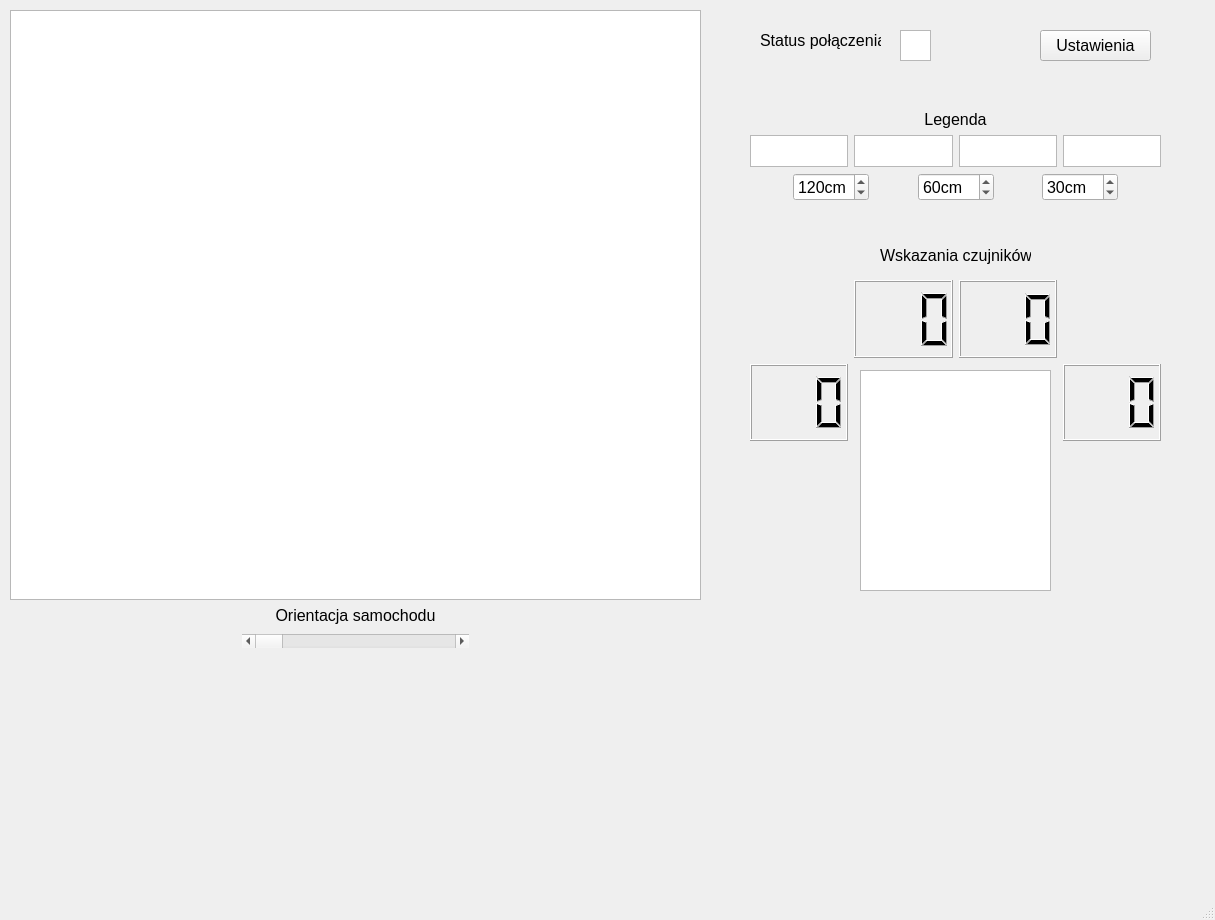
<?xml version="1.0" encoding="UTF-8"?>
<ui version="4.0">
 <class>MainWindow</class>
 <widget class="QMainWindow" name="MainWindow">
  <property name="geometry">
   <rect>
    <x>0</x>
    <y>0</y>
    <width>1215</width>
    <height>920</height>
   </rect>
  </property>
  <property name="sizePolicy">
   <sizepolicy hsizetype="Fixed" vsizetype="Preferred">
    <horstretch>0</horstretch>
    <verstretch>0</verstretch>
   </sizepolicy>
  </property>
  <property name="baseSize">
   <size>
    <width>100</width>
    <height>23</height>
   </size>
  </property>
  <property name="font">
   <font>
    <pointsize>12</pointsize>
    <weight>50</weight>
    <bold>false</bold>
   </font>
  </property>
  <property name="windowTitle">
   <string>MainWindow</string>
  </property>
  <widget class="QWidget" name="centralwidget">
   <widget class="QWidget" name="layoutWidget">
    <property name="geometry">
     <rect>
      <x>10</x>
      <y>10</y>
      <width>691</width>
      <height>641</height>
     </rect>
    </property>
    <layout class="QGridLayout" name="gridLayout">
     <item row="1" column="1">
      <widget class="QLabel" name="label">
       <property name="text">
        <string>Orientacja samochodu</string>
       </property>
       <property name="alignment">
        <set>Qt::AlignCenter</set>
       </property>
      </widget>
     </item>
     <item row="0" column="0" colspan="3">
      <widget class="QGraphicsView" name="graphicsView"/>
     </item>
     <item row="2" column="0">
      <spacer name="horizontalSpacer">
       <property name="orientation">
        <enum>Qt::Horizontal</enum>
       </property>
       <property name="sizeType">
        <enum>QSizePolicy::Fixed</enum>
       </property>
       <property name="sizeHint" stdset="0">
        <size>
         <width>80</width>
         <height>20</height>
        </size>
       </property>
      </spacer>
     </item>
     <item row="2" column="2">
      <spacer name="horizontalSpacer_2">
       <property name="orientation">
        <enum>Qt::Horizontal</enum>
       </property>
       <property name="sizeType">
        <enum>QSizePolicy::Fixed</enum>
       </property>
       <property name="sizeHint" stdset="0">
        <size>
         <width>80</width>
         <height>20</height>
        </size>
       </property>
      </spacer>
     </item>
     <item row="2" column="1">
      <widget class="QScrollBar" name="horizontalScrollBar">
       <property name="maximum">
        <number>360</number>
       </property>
       <property name="orientation">
        <enum>Qt::Horizontal</enum>
       </property>
      </widget>
     </item>
    </layout>
   </widget>
   <widget class="QWidget" name="layoutWidget">
    <property name="geometry">
     <rect>
      <x>750</x>
      <y>280</y>
      <width>411</width>
      <height>161</height>
     </rect>
    </property>
    <layout class="QGridLayout" name="gridLayout_2">
     <item row="1" column="1">
      <widget class="QLCDNumber" name="lcdNumber_CL">
       <property name="digitCount">
        <number>3</number>
       </property>
      </widget>
     </item>
     <item row="2" column="3">
      <widget class="QLCDNumber" name="lcdNumber_P">
       <property name="font">
        <font>
         <pointsize>14</pointsize>
         <weight>75</weight>
         <bold>true</bold>
        </font>
       </property>
       <property name="digitCount">
        <number>3</number>
       </property>
      </widget>
     </item>
     <item row="2" column="0">
      <widget class="QLCDNumber" name="lcdNumber_L">
       <property name="font">
        <font>
         <pointsize>12</pointsize>
         <weight>50</weight>
         <bold>false</bold>
        </font>
       </property>
       <property name="digitCount">
        <number>3</number>
       </property>
       <property name="intValue" stdset="0">
        <number>0</number>
       </property>
      </widget>
     </item>
     <item row="1" column="2">
      <widget class="QLCDNumber" name="lcdNumber_CP">
       <property name="digitCount">
        <number>3</number>
       </property>
      </widget>
     </item>
    </layout>
   </widget>
   <widget class="QGraphicsView" name="graphicsView_2">
    <property name="geometry">
     <rect>
      <x>860</x>
      <y>370</y>
      <width>191</width>
      <height>221</height>
     </rect>
    </property>
    <property name="autoFillBackground">
     <bool>true</bool>
    </property>
    <property name="backgroundBrush">
     <brush brushstyle="NoBrush">
      <color alpha="237">
       <red>255</red>
       <green>0</green>
       <blue>0</blue>
      </color>
     </brush>
    </property>
    <property name="foregroundBrush">
     <brush brushstyle="NoBrush">
      <color alpha="255">
       <red>255</red>
       <green>0</green>
       <blue>0</blue>
      </color>
     </brush>
    </property>
   </widget>
   <widget class="QGraphicsView" name="graphicsView_LED">
    <property name="geometry">
     <rect>
      <x>900</x>
      <y>30</y>
      <width>31</width>
      <height>31</height>
     </rect>
    </property>
   </widget>
   <widget class="QLabel" name="label_4">
    <property name="geometry">
     <rect>
      <x>880</x>
      <y>240</y>
      <width>151</width>
      <height>31</height>
     </rect>
    </property>
    <property name="text">
     <string>Wskazania czujników</string>
    </property>
   </widget>
   <widget class="QLabel" name="label_3">
    <property name="geometry">
     <rect>
      <x>760</x>
      <y>30</y>
      <width>121</width>
      <height>20</height>
     </rect>
    </property>
    <property name="text">
     <string>Status połączenia</string>
    </property>
   </widget>
   <widget class="QPushButton" name="pushButton_Settings">
    <property name="geometry">
     <rect>
      <x>1040</x>
      <y>30</y>
      <width>111</width>
      <height>31</height>
     </rect>
    </property>
    <property name="text">
     <string>Ustawienia</string>
    </property>
   </widget>
   <widget class="QWidget" name="gridLayoutWidget">
    <property name="geometry">
     <rect>
      <x>10</x>
      <y>670</y>
      <width>301</width>
      <height>231</height>
     </rect>
    </property>
    <layout class="QGridLayout" name="gridLayout_4"/>
   </widget>
   <widget class="QWidget" name="gridLayoutWidget_2">
    <property name="geometry">
     <rect>
      <x>310</x>
      <y>670</y>
      <width>301</width>
      <height>231</height>
     </rect>
    </property>
    <layout class="QGridLayout" name="gridLayout_5"/>
   </widget>
   <widget class="QWidget" name="gridLayoutWidget_3">
    <property name="geometry">
     <rect>
      <x>610</x>
      <y>670</y>
      <width>301</width>
      <height>231</height>
     </rect>
    </property>
    <layout class="QGridLayout" name="gridLayout_6"/>
   </widget>
   <widget class="QWidget" name="gridLayoutWidget_4">
    <property name="geometry">
     <rect>
      <x>910</x>
      <y>670</y>
      <width>301</width>
      <height>231</height>
     </rect>
    </property>
    <layout class="QGridLayout" name="gridLayout_7"/>
   </widget>
   <widget class="QWidget" name="verticalLayoutWidget">
    <property name="geometry">
     <rect>
      <x>750</x>
      <y>110</y>
      <width>411</width>
      <height>91</height>
     </rect>
    </property>
    <layout class="QVBoxLayout" name="verticalLayout_2">
     <item>
      <widget class="QLabel" name="label_5">
       <property name="text">
        <string>Legenda</string>
       </property>
       <property name="alignment">
        <set>Qt::AlignCenter</set>
       </property>
      </widget>
     </item>
     <item>
      <layout class="QGridLayout" name="gridLayout_3">
       <property name="sizeConstraint">
        <enum>QLayout::SetDefaultConstraint</enum>
       </property>
       <item row="0" column="6">
        <widget class="QGraphicsView" name="graphicsView_LED_5">
         <property name="sizePolicy">
          <sizepolicy hsizetype="Ignored" vsizetype="Ignored">
           <horstretch>0</horstretch>
           <verstretch>0</verstretch>
          </sizepolicy>
         </property>
         <property name="baseSize">
          <size>
           <width>2</width>
           <height>2</height>
          </size>
         </property>
        </widget>
       </item>
       <item row="0" column="4">
        <widget class="QGraphicsView" name="graphicsView_LED_3">
         <property name="sizePolicy">
          <sizepolicy hsizetype="Ignored" vsizetype="Ignored">
           <horstretch>0</horstretch>
           <verstretch>0</verstretch>
          </sizepolicy>
         </property>
        </widget>
       </item>
       <item row="0" column="5">
        <widget class="QGraphicsView" name="graphicsView_LED_4">
         <property name="sizePolicy">
          <sizepolicy hsizetype="Ignored" vsizetype="Ignored">
           <horstretch>0</horstretch>
           <verstretch>0</verstretch>
          </sizepolicy>
         </property>
        </widget>
       </item>
       <item row="0" column="3">
        <widget class="QGraphicsView" name="graphicsView_LED_2">
         <property name="sizePolicy">
          <sizepolicy hsizetype="Ignored" vsizetype="Expanding">
           <horstretch>0</horstretch>
           <verstretch>0</verstretch>
          </sizepolicy>
         </property>
        </widget>
       </item>
      </layout>
     </item>
     <item>
      <layout class="QGridLayout" name="gridLayout_8">
       <item row="0" column="2">
        <widget class="QSpinBox" name="spinBox">
         <property name="suffix">
          <string>cm</string>
         </property>
         <property name="maximum">
          <number>200</number>
         </property>
         <property name="value">
          <number>120</number>
         </property>
        </widget>
       </item>
       <item row="0" column="7">
        <spacer name="horizontalSpacer_6">
         <property name="orientation">
          <enum>Qt::Horizontal</enum>
         </property>
         <property name="sizeType">
          <enum>QSizePolicy::Expanding</enum>
         </property>
         <property name="sizeHint" stdset="0">
          <size>
           <width>20</width>
           <height>20</height>
          </size>
         </property>
        </spacer>
       </item>
       <item row="0" column="6">
        <widget class="QSpinBox" name="spinBox_3">
         <property name="suffix">
          <string>cm</string>
         </property>
         <property name="maximum">
          <number>200</number>
         </property>
         <property name="value">
          <number>30</number>
         </property>
        </widget>
       </item>
       <item row="0" column="5">
        <spacer name="horizontalSpacer_5">
         <property name="orientation">
          <enum>Qt::Horizontal</enum>
         </property>
         <property name="sizeType">
          <enum>QSizePolicy::Expanding</enum>
         </property>
         <property name="sizeHint" stdset="0">
          <size>
           <width>20</width>
           <height>20</height>
          </size>
         </property>
        </spacer>
       </item>
       <item row="0" column="3">
        <spacer name="horizontalSpacer_3">
         <property name="orientation">
          <enum>Qt::Horizontal</enum>
         </property>
         <property name="sizeType">
          <enum>QSizePolicy::Expanding</enum>
         </property>
         <property name="sizeHint" stdset="0">
          <size>
           <width>20</width>
           <height>20</height>
          </size>
         </property>
        </spacer>
       </item>
       <item row="0" column="4">
        <widget class="QSpinBox" name="spinBox_2">
         <property name="suffix">
          <string>cm</string>
         </property>
         <property name="maximum">
          <number>200</number>
         </property>
         <property name="value">
          <number>60</number>
         </property>
        </widget>
       </item>
       <item row="0" column="1">
        <spacer name="horizontalSpacer_4">
         <property name="orientation">
          <enum>Qt::Horizontal</enum>
         </property>
         <property name="sizeType">
          <enum>QSizePolicy::Expanding</enum>
         </property>
         <property name="sizeHint" stdset="0">
          <size>
           <width>20</width>
           <height>20</height>
          </size>
         </property>
        </spacer>
       </item>
      </layout>
     </item>
    </layout>
   </widget>
  </widget>
  <widget class="QMenuBar" name="menubar">
   <property name="geometry">
    <rect>
     <x>0</x>
     <y>0</y>
     <width>1215</width>
     <height>27</height>
    </rect>
   </property>
  </widget>
  <widget class="QStatusBar" name="statusbar"/>
 </widget>
 <resources/>
 <connections/>
</ui>
